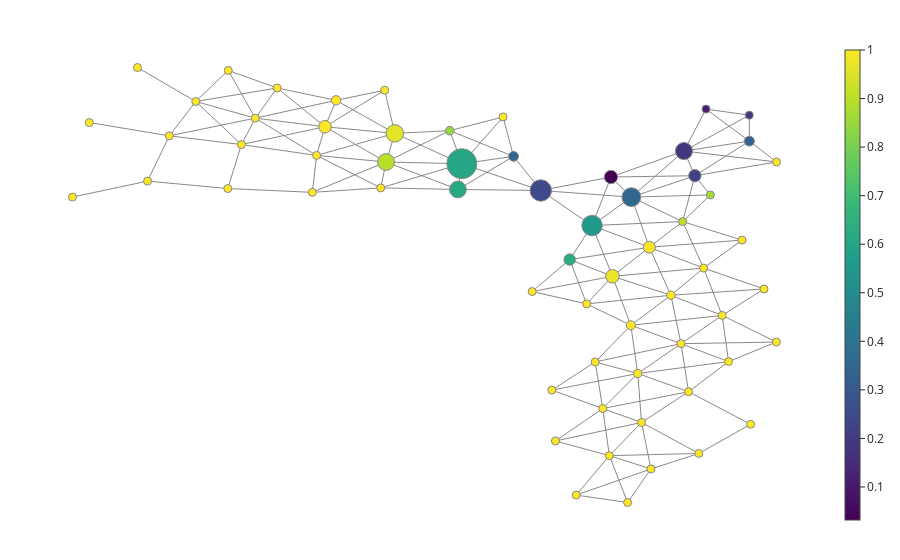

The notebook cell saved with this chart:
### Code cell
fig = plot_static_mapper_graph(pipe, X, layout_dim=2, color_data = color_code_fault_step, node_scale = 30)
fig.show(config={'scrollZoom': True})

### Figure 1 — Plotly figure (JSON) as saved in the notebook; plotly's stock layout.template omitted (floating-point values rounded to 4 significant figures; data arrays with more than 128 entries replaced by an {"elided": "..."} marker saying what was removed)
{"data": [{"hoverinfo": "none", "line": {"color": "#888", "width": 1}, "mode": "lines", "name": "edge_trace", "type": "scatter", "uid": "b53f9834-1578-42dd-80ae-2e5e0e2ef00c", "x": {"elided": "483 float values"}, "y": {"elided": "483 float values"}}, {"hoverinfo": "text", "hovertext": ["Node ID: 0<br>Pullback set label: 4<br>Partial cluster label: 0<br>Node size: 3906<br>Summary statistic: 0.189", "Node ID: 1<br>Pullback set label: 7<br>Partial cluster label: 0<br>Node size: 2347<br>Summary statistic: 0.032", "Node ID: 2<br>Pullback set label: 5<br>Partial cluster label: 0<br>Node size: 2039<br>Summary statistic: 0.225", "Node ID: 3<br>Pullback set label: 8<br>Partial cluster label: 0<br>Node size: 4691<br>Summary statistic: 0.351", "Node ID: 4<br>Pullback set label: 9<br>Partial cluster label: 0<br>Node size: 559<br>Summary statistic: 0.905", "Node ID: 5<br>Pullback set label: 14<br>Partial cluster label: 0<br>Node size: 5533<br>Summary statistic: 0.554", "Node ID: 6<br>Pullback set label: 15<br>Partial cluster label: 0<br>Node size: 1874<br>Summary statistic: 0.991", "Node ID: 7<br>Pullback set label: 22<br>Partial cluster label: 0<br>Node size: 2439<br>Summary statistic: 0.969", "Node ID: 8<br>Pullback set label: 16<br>Partial cluster label: 0<br>Node size: 250<br>Summary statistic: 1.0", "Node ID: 9<br>Pullback set label: 23<br>Partial cluster label: 0<br>Node size: 947<br>Summary statistic: 1.0", "Node ID: 10<br>Pullback set label: 32<br>Partial cluster label: 0<br>Node size: 1091<br>Summary statistic: 1.0", "Node ID: 11<br>Pullback set label: 33<br>Partial cluster label: 0<br>Node size: 505<br>Summary statistic: 1.0", "Node ID: 12<br>Pullback set label: 40<br>Partial cluster label: 0<br>Node size: 874<br>Summary statistic: 1.0", "Node ID: 13<br>Pullback set label: 41<br>Partial cluster label: 0<br>Node size: 331<br>Summary statistic: 1.0", "Node ID: 14<br>Pullback set label: 49<br>Partial cluster label: 0<br>Node size: 630<br>Summary statistic: 1.0", "Node ID: 15<br>Pullback set label: 56<br>Partial cluster label: 0<br>Node size: 540<br>Summary statistic: 1.0", "Node ID: 16<br>Pullback set label: 57<br>Partial cluster label: 0<br>Node size: 138<br>Summary statistic: 1.0", "Node ID: 17<br>Pullback set label: 13<br>Partial cluster label: 0<br>Node size: 6094<br>Summary statistic: 0.251", "Node ID: 18<br>Pullback set label: 12<br>Partial cluster label: 0<br>Node size: 1289<br>Summary statistic: 0.346", "Node ID: 19<br>Pullback set label: 19<br>Partial cluster label: 0<br>Node size: 11938<br>Summary statistic: 0.606", "Node ID: 20<br>Pullback set label: 20<br>Partial cluster label: 0<br>Node size: 3737<br>Summary statistic: 0.614", "Node ID: 21<br>Pullback set label: 28<br>Partial cluster label: 0<br>Node size: 3751<br>Summary statistic: 0.898", "Node ID: 22<br>Pullback set label: 27<br>Partial cluster label: 0<br>Node size: 4036<br>Summary statistic: 0.963", "Node ID: 23<br>Pullback set label: 36<br>Partial cluster label: 0<br>Node size: 2089<br>Summary statistic: 1.0", "Node ID: 24<br>Pullback set label: 35<br>Partial cluster label: 0<br>Node size: 1170<br>Summary statistic: 1.0", "Node ID: 25<br>Pullback set label: 43<br>Partial cluster label: 0<br>Node size: 301<br>Summary statistic: 1.0", "Node ID: 26<br>Pullback set label: 21<br>Partial cluster label: 0<br>Node size: 1728<br>Summary statistic: 0.633", "Node ID: 27<br>Pullback set label: 31<br>Partial cluster label: 0<br>Node size: 652<br>Summary statistic: 1.0", "Node ID: 28<br>Pullback set label: 39<br>Partial cluster label: 0<br>Node size: 665<br>Summary statistic: 1.0", "Node ID: 29<br>Pullback set label: 48<br>Partial cluster label: 0<br>Node size: 657<br>Summary statistic: 1.0", "Node ID: 30<br>Pullback set label: 37<br>Partial cluster label: 0<br>Node size: 542<br>Summary statistic: 1.0", "Node ID: 31<br>Pullback set label: 45<br>Partial cluster label: 0<br>Node size: 189<br>Summary statistic: 1.0", "Node ID: 32<br>Pullback set label: 44<br>Partial cluster label: 0<br>Node size: 691<br>Summary statistic: 1.0", "Node ID: 33<br>Pullback set label: 52<br>Partial cluster label: 0<br>Node size: 141<br>Summary statistic: 1.0", "Node ID: 34<br>Pullback set label: 53<br>Partial cluster label: 0<br>Node size: 79<br>Summary statistic: 1.0", "Node ID: 35<br>Pullback set label: 18<br>Partial cluster label: 0<br>Node size: 992<br>Summary statistic: 0.843", "Node ID: 36<br>Pullback set label: 50<br>Partial cluster label: 0<br>Node size: 126<br>Summary statistic: 1.0", "Node ID: 37<br>Pullback set label: 1<br>Partial cluster label: 0<br>Node size: 1303<br>Summary statistic: 0.333", "Node ID: 38<br>Pullback set label: 3<br>Partial cluster label: 0<br>Node size: 76<br>Summary statistic: 0.197", "Node ID: 39<br>Pullback set label: 26<br>Partial cluster label: 0<br>Node size: 301<br>Summary statistic: 1.0", "Node ID: 40<br>Pullback set label: 61<br>Partial cluster label: 0<br>Node size: 69<br>Summary statistic: 1.0", "Node ID: 41<br>Pullback set label: 62<br>Partial cluster label: 0<br>Node size: 30<br>Summary statistic: 1.0", "Node ID: 42<br>Pullback set label: 47<br>Partial cluster label: 0<br>Node size: 29<br>Summary statistic: 1.0", "Node ID: 43<br>Pullback set label: 55<br>Partial cluster label: 0<br>Node size: 100<br>Summary statistic: 1.0", "Node ID: 44<br>Pullback set label: 24<br>Partial cluster label: 0<br>Node size: 95<br>Summary statistic: 1.0", "Node ID: 45<br>Pullback set label: 51<br>Partial cluster label: -1<br>Node size: 1<br>Summary statistic: 1.0", "Node ID: 46<br>Pullback set label: 29<br>Partial cluster label: 0<br>Node size: 169<br>Summary statistic: 1.0", "Node ID: 47<br>Pullback set label: 38<br>Partial cluster label: 0<br>Node size: 62<br>Summary statistic: 1.0", "Node ID: 48<br>Pullback set label: 54<br>Partial cluster label: 0<br>Node size: 13<br>Summary statistic: 1.0", "Node ID: 49<br>Pullback set label: 0<br>Partial cluster label: 0<br>Node size: 187<br>Summary statistic: 0.112", "Node ID: 50<br>Pullback set label: 34<br>Partial cluster label: 0<br>Node size: 50<br>Summary statistic: 1.0", "Node ID: 51<br>Pullback set label: 42<br>Partial cluster label: 0<br>Node size: 30<br>Summary statistic: 1.0", "Node ID: 52<br>Pullback set label: 2<br>Partial cluster label: 0<br>Node size: 45<br>Summary statistic: 1.0", "Node ID: 53<br>Pullback set label: 6<br>Partial cluster label: 0<br>Node size: 15<br>Summary statistic: 0.867", "Node ID: 54<br>Pullback set label: 10<br>Partial cluster label: 0<br>Node size: 7<br>Summary statistic: 1.0", "Node ID: 55<br>Pullback set label: 17<br>Partial cluster label: -1<br>Node size: 2<br>Summary statistic: 1.0", "Node ID: 56<br>Pullback set label: 25<br>Partial cluster label: -1<br>Node size: 3<br>Summary statistic: 1.0", "Node ID: 57<br>Pullback set label: 46<br>Partial cluster label: 0<br>Node size: 21<br>Summary statistic: 1.0", "Node ID: 58<br>Pullback set label: 59<br>Partial cluster label: 0<br>Node size: 8<br>Summary statistic: 1.0", "Node ID: 59<br>Pullback set label: 58<br>Partial cluster label: -1<br>Node size: 1<br>Summary statistic: 1.0", "Node ID: 60<br>Pullback set label: 11<br>Partial cluster label: -1<br>Node size: 1<br>Summary statistic: 1.0", "Node ID: 61<br>Pullback set label: 60<br>Partial cluster label: -1<br>Node size: 3<br>Summary statistic: 1.0", "Node ID: 62<br>Pullback set label: 30<br>Partial cluster label: -1<br>Node size: 1<br>Summary statistic: 1.0"], "marker": {"color": [0.1889, 0.03196, 0.2246, 0.3507, 0.9052, 0.5538, 0.9909, 0.9692, 1, 1, 1, 1, 1, 1, 1, 1, 1, 0.2509, 0.346, 0.606, 0.6141, 0.8984, 0.9626, 1, 1, 1, 0.6325, 1, 1, 1, 1, 1, 1, 1, 1, 0.8427, 1, 0.3331, 0.1974, 1, 1, 1, 1, 1, 1, 1, 1, 1, 1, 0.1123, 1, 1, 1, 0.8667, 1, 1, 1, 1, 1, 1, 1, 1, 1], "colorbar": {"thickness": 15, "title": {"side": "right", "text": ""}, "xanchor": "left"}, "colorscale": [[0, "#440154"], [0.1111, "#482878"], [0.2222, "#3e4989"], [0.3333, "#31688e"], [0.4444, "#26828e"], [0.5556, "#1f9e89"], [0.6667, "#35b779"], [0.7778, "#6ece58"], [0.8889, "#b5de2b"], [1, "#fde725"]], "line": {"color": "#888", "width": 1}, "opacity": 1, "reversescale": false, "showscale": true, "size": [3906, 2347, 2039, 4691, 559, 5533, 1874, 2439, 250, 947, 1091, 505, 874, 331, 630, 540, 138, 6094, 1289, 11938, 3737, 3751, 4036, 2089, 1170, 301, 1728, 652, 665, 657, 542, 189, 691, 141, 79, 992, 126, 1303, 76, 301, 69, 30, 29, 100, 95, 1, 169, 62, 13, 187, 50, 30, 45, 15, 7, 2, 3, 21, 8, 1, 1, 3, 1], "sizemin": 4, "sizemode": "area", "sizeref": 26.53}, "mode": "markers", "name": "node_trace", "type": "scatter", "uid": "62be80aa-4a93-4d61-996e-b68c8fb2f1f3", "x": [1.438, 0.8258, 1.53, 0.9972, 1.427, 0.6672, 1.148, 0.8387, 1.603, 1.329, 0.9927, 1.413, 1.051, 1.477, 1.083, 0.8128, 1.161, 0.2372, 0.009086, -0.4249, -0.4576, -1.061, -0.9868, -1.573, -1.48, -1.974, 0.4795, 0.6222, 0.6938, 0.7572, -1.643, -2.274, -2.157, -2.656, -2.878, -0.5259, 1.563, 1.987, 1.986, -1.072, 0.5342, 0.9655, 0.3301, 0.3602, 1.759, -2.384, -1.105, -1.679, -3.061, 1.623, 1.813, 1.997, 2.215, 1.66, 1.925, 2.11, 2.213, -2.388, -3.549, -3.145, -0.07919, -3.691, 0.165], "y": [2.031, 1.641, 1.66, 1.339, 0.9714, 0.9118, 0.5864, 0.15, 0.2733, -0.135, -0.5862, -0.8624, -1.311, -1.583, -2.046, -2.545, -2.744, 1.439, 1.951, 1.84, 1.454, 1.866, 2.296, 2.396, 2.793, 2.978, 0.4009, -0.2646, -1.137, -1.837, 1.965, 2.128, 2.525, 2.775, 2.259, 2.337, -2.511, 2.18, 2.57, 2.945, -3.136, -3.248, -1.559, -2.324, -0.4376, 3.242, 1.477, 1.411, 1.579, 2.661, -1.131, -2.073, 1.867, 1.372, 0.6937, -0.04062, -0.8379, 1.468, 2.459, 3.286, 2.543, 1.339, -0.07933]}], "layout": {"autosize": false, "hovermode": "closest", "margin": {"b": 20, "l": 5, "r": 5, "t": 40}, "showlegend": false, "title": {"text": ""}, "xaxis": {"showgrid": false, "showline": false, "showticklabels": false, "ticks": "", "title": {"text": ""}, "zeroline": false}, "yaxis": {"showgrid": false, "showline": false, "showticklabels": false, "ticks": "", "title": {"text": ""}, "zeroline": false}}}
